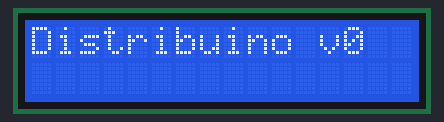
Bench run of a sketch on a simulated Arduino Uno, built with avr-gcc and run on an emulated ATmega328P. Parts: 16×2 character LCD.

Above: at 0.1 s.
At 1.6 s:
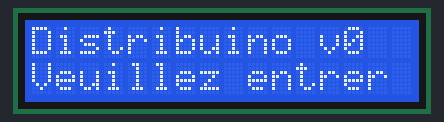
At 3.1 s:
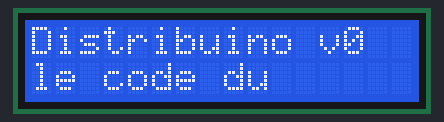
At 4.6 s:
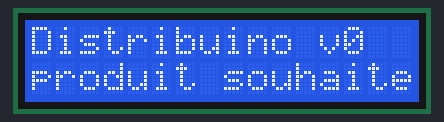

The sketch:

screen_line_per_line.ino
```cpp
#include <LiquidCrystal.h>

LiquidCrystal lcd(7, 8, 9, 10, 11 , 12);

void setup() {
  lcd.begin(16, 2);
}

void loop() {
  String line0[] = {"Distribuino v0"};
  String line1[] = {"Veuillez entrer", "le code du", "produit souhaite"};
  writeToScreenAndAutoScroll(0, line0, 1);
  writeToScreenAndAutoScroll(1, line1, 3);
}

void writeToScreenAndAutoScroll(int line, String lines[], int lineNumber) {
  for(int j = 0; j < lineNumber; j++){
    String text = lines[j];
    int textLength = text.length()+1;
    char str1[textLength];
    text.toCharArray(str1, textLength);

    for(int i = 0; i < 16; i++){
      lcd.setCursor(i, line);
      lcd.write(" ");
    }

    lcd.setCursor(0, line);
    lcd.write(str1);
    delay(1500);
  }
}
```

Measured:
- by itself, everything shown: repeats every 6.0 s, in 3 steps
- what the display in image 1 shows lasts 1.5 s, from 1.6 s to 3.1 s
- what the display in image 3 shows lasts 3.0 s, from 4.6 s to 7.6 s
